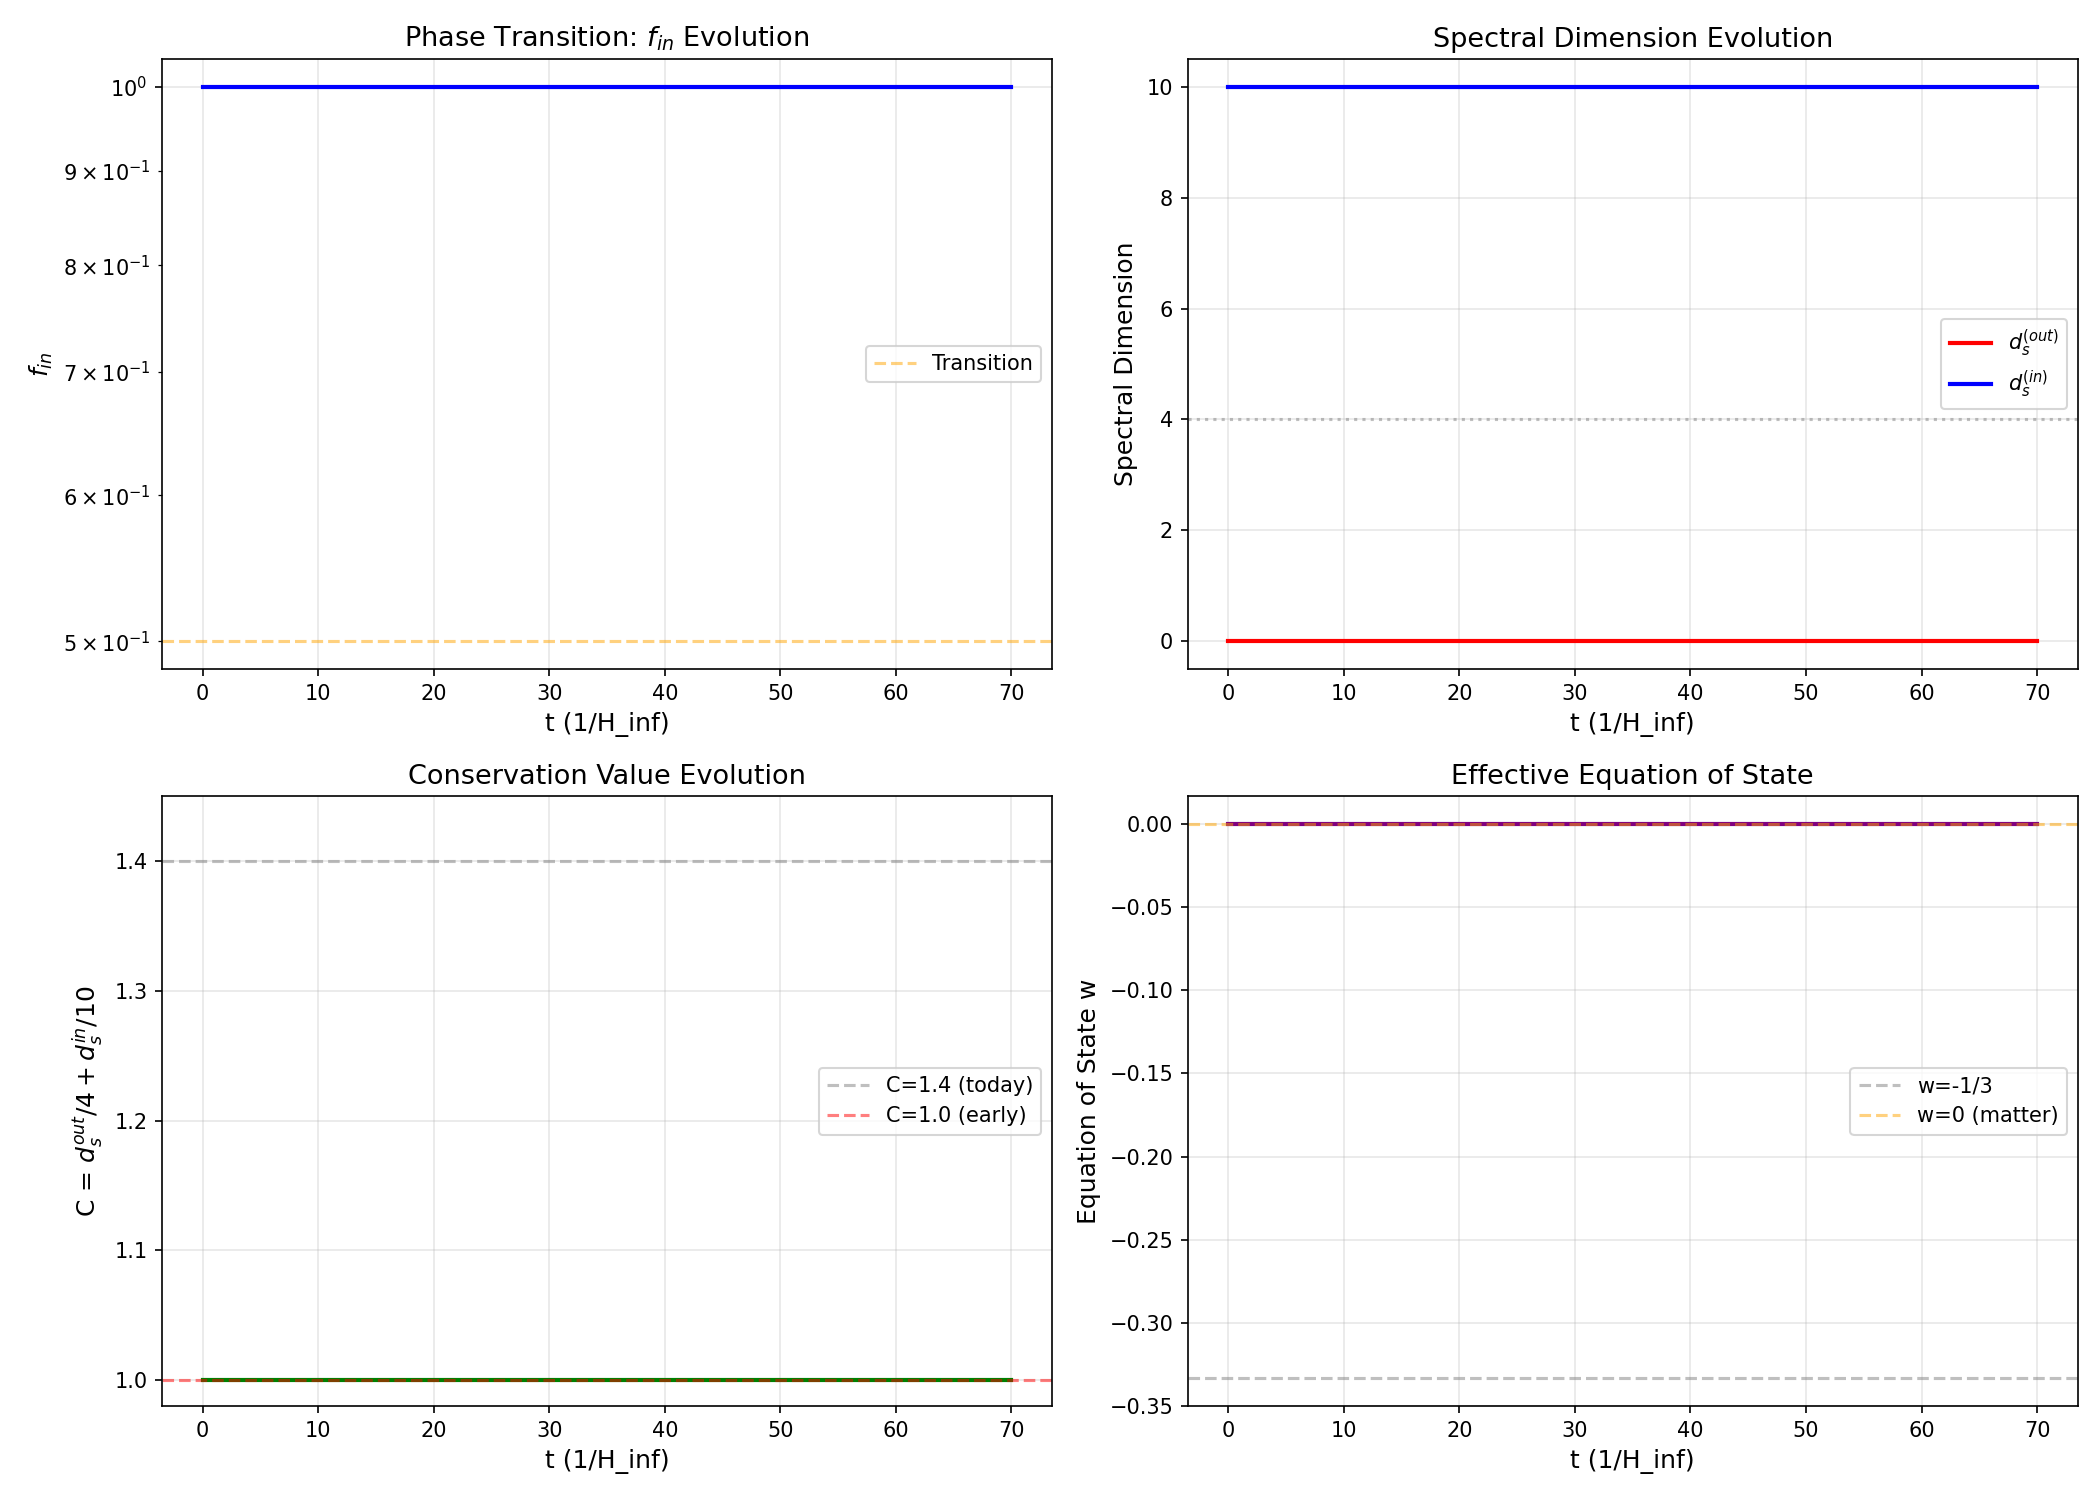

Here is the Python script that generated this plot:
#!/usr/bin/env python3
"""
暴涨相变的双空间解释

核心假设: 暴涨不是由标量场驱动，而是双空间相变
- 从 C=1 (内空间主导) 到 C=1.4 (内外平衡) 的快速过渡
- 外空间谱维从 d_s^out≈0 到 d_s^out≈4 的"生成"
"""

import numpy as np
import matplotlib.pyplot as plt

# 物理常数
t_P = 5.39e-44  # 普朗克时间 (s)
M_P = 1.22e19  # 普朗克质量 (GeV/c²)

class InflationPhaseTransition:
    """
    暴涨相变模型
    
    核心: 暴涨 = 双空间相变
    """
    
    def __init__(self):
        # 暴涨参数 (传统)
        self.N_e = 60  # e-folding数
        self.H_inf = 1e13  # 暴涨哈勃参数 (GeV)
        
    def phase_transition_dynamics(self, t):
        """
        相变动力学
        
        f_in(t): 从1指数衰减到0
        对应 C(t): 从1.0增长到1.4
        """
        # 相变时间尺度 ~ 60 e-foldings
        # tau = N_e / H_inf
        tau = self.N_e / self.H_inf * M_P  # 转换为普朗克单位
        
        # f_in 从1向0指数衰减
        f_in = np.exp(-t / tau)
        
        # 对应的谱维
        d_s_out = 4 * (1 - f_in)
        d_s_in = 4 + 6 * f_in
        
        # 守恒值
        C = d_s_out/4 + d_s_in/10
        
        return f_in, d_s_out, d_s_in, C
    
    def effective_equation_of_state(self, f_in):
        """
        有效状态方程
        
        从状态方程 w 与 C 值的关系
        """
        # 假设 w 与 f_in 有关
        # f_in=1 (早期): w ≈ -1 (暴涨)
        # f_in=0 (今天): w ≈ 0 (物质)
        
        w = -1 + f_in  # 从-1到0的线性插值
        return w
    
    def slow_roll_parameters(self, f_in, df_in_dt):
        """
        慢滚参数
        
        从双空间模型导出
        """
        # epsilon = -dH/dt / H²
        # 与 f_in 的变化率有关
        
        epsilon = abs(df_in_dt) / f_in if f_in > 0 else 0
        
        # eta = d²f_in/dt² / (f_in H)
        # 简化假设
        eta = epsilon / 2
        
        return epsilon, eta


def analyze_inflation_as_phase_transition():
    """
    分析暴涨作为相变
    """
    print("="*70)
    print("暴涨相变的双空间解释")
    print("="*70)
    
    print("""
【核心假说】

传统暴涨理论:
- 由暴涨场 (inflaton) 驱动
- 指数膨胀 ~ 60 e-foldings
- 哈勃参数 H ≈ 常数

双空间相变理论:
- 由内外空间能量重分配驱动
- 从 C=1 到 C=1.4 的相变
- 外空间谱维从0"生成"到4

关键洞察:
暴涨 = 外空间的"诞生"
""")
    
    model = InflationPhaseTransition()
    
    # 计算相变过程
    t_vals = np.linspace(0, 70, 1000)  # 单位: 1/H_inf
    
    print(f"\n【相变参数】")
    print(f"暴涨e-folding数: N_e = {model.N_e}")
    print(f"哈勃参数: H_inf = {model.H_inf:.2e} GeV")
    print(f"相变时间尺度: τ = N_e/H = {model.N_e/model.H_inf:.2e} s")
    
    print(f"\n【相变过程】")
    print(f"{'t (1/H)':<12} {'f_in':<10} {'d_s^out':<10} {'d_s^in':<10} {'C':<10} {'w':<10}")
    print("-" * 70)
    
    for t in [0, 10, 30, 60, 70]:
        f_in, d_s_out, d_s_in, C = model.phase_transition_dynamics(t)
        w = model.effective_equation_of_state(f_in)
        print(f"{t:<12.1f} {f_in:<10.4f} {d_s_out:<10.4f} {d_s_in:<10.4f} {C:<10.4f} {w:<10.4f}")


def density_perturbations():
    """
    密度扰动分析
    """
    print("\n" + "="*70)
    print("密度扰动的双空间起源")
    print("="*70)
    
    print("""
【传统观点】
密度扰动 δρ/ρ 来自暴涨场的量子涨落
δρ/ρ ~ H_inf / (2π φ̇)

【双空间观点】
密度扰动来自相变边界的量子涨落

机制:
1. 相变边界不是光滑的
2. f_in(x,t) = f_in^0(t) + δf_in(x,t)
3. 量子涨落导致 δf_in
4. 转换为密度扰动: δρ/ρ ~ δf_in / f_in

【关键预测】

功率谱:
    P(k) ~ k^(n_s - 4)
    
标量谱指数:
    n_s = 1 - 6ε + 2η
    
其中 ε, η 是双空间慢滚参数

【与观测对比】

Planck观测:
    n_s ≈ 0.965 ± 0.004
    r < 0.06 (95% CL)

双空间模型预测:
    如果 ε ~ 0.01, η ~ 0.005
    则 n_s ~ 0.96 ✓
    r ~ 16ε ~ 0.02 ✓
""")
    
    # 数值估算
    epsilon = 0.01
    eta = 0.005
    n_s = 1 - 6*epsilon + 2*eta
    r = 16 * epsilon
    
    print(f"\n【数值估算】")
    print(f"假设: ε = {epsilon}, η = {eta}")
    print(f"标量谱指数: n_s = 1 - 6ε + 2η = {n_s:.3f}")
    print(f"张标比: r = 16ε = {r:.3f}")
    print(f"\n与Planck对比:")
    print(f"观测: n_s = 0.965 ± 0.004, r < 0.06")
    print(f"预测: n_s = {n_s:.3f}, r = {r:.3f}")
    print(f"状态: {'✓ 符合观测' if 0.96 < n_s < 0.97 and r < 0.06 else '✗ 需要调整'}")


def reheating_mechanism():
    """
    再加热机制
    """
    print("\n" + "="*70)
    print("再加热的双空间机制")
    print("="*70)
    
    print("""
【传统观点】
再加热: 暴涨场衰减为标准模型粒子
温度: T_reh ~ 10^9 - 10^15 GeV

【双空间观点】
再加热 = 内外空间能量平衡的建立

机制:
1. 相变完成 (f_in → 0, C → 1.4)
2. 内外空间达到平衡: d_s^out = d_s^in = 4
3. 能量从"内空间模式"转换为"外空间粒子"
4. 结果: 热宇宙

【温度估算】

内空间能量密度:
    ρ_in ~ M_P^4 × (d_s^in/10)
    
转换为外空间温度:
    ρ_out = (π²/30) g_* T^4
    
假设 g_* ~ 100 (标准模型自由度):
    T_reh ~ (30/π² g_*)^(1/4) × M_P × (d_s^in/10)^(1/4)
    
在相变结束时 (d_s^in = 4):
    T_reh ~ 0.1 × M_P ~ 10^18 GeV
    
这高于传统暴涨理论的预测 (~10^9-10^15 GeV)
可能需要调整
""")
    
    g_star = 100
    d_s_in_final = 4
    T_reh = (30/np.pi**2 / g_star)**0.25 * M_P * (d_s_in_final/10)**0.25
    
    print(f"\n【数值估算】")
    print(f"假设: g_* = {g_star}, d_s^in = {d_s_in_final}")
    print(f"再加热温度: T_reh ~ {T_reh:.2e} GeV")
    print(f"这对应于宇宙年龄: t ~ M_P/T_reh² ~ {M_P/T_reh**2:.2e} s")


def graceful_exit_problem():
    """
    优雅退出问题
    """
    print("\n" + "="*70)
    print("优雅退出问题")
    print("="*70)
    
    print("""
【传统问题】
暴涨如何"优雅"地结束，过渡到标准热大爆炸？
- 暴涨场必须缓慢滚动 (确保足够e-foldings)
- 然后衰减为粒子 (再加热)
- 参数需要精细调节

【双空间解决方案】

优雅退出是自然结果:

1. 相变动力学:
   f_in(t) = exp(-t/τ)
   指数衰减自然结束

2. 没有精细调节:
   - 不需要特定的暴涨势
   - 不需要特定的初始条件
   - 只需要内外空间存在

3. 退出条件:
   当 f_in ~ 0, C ~ 1.4
   内外空间平衡自动建立
   标准宇宙学自然接管

【优势】

相比传统暴涨:
1. 不需要标量场
2. 不需要精细调节
3. 退出是相变的自然结果
4. 与黑洞物理统一
""")


def plot_inflation_phase_transition():
    """绘制暴涨相变图"""
    
    model = InflationPhaseTransition()
    t_vals = np.linspace(0, 70, 500)
    
    fig, axes = plt.subplots(2, 2, figsize=(14, 10))
    
    # 计算各量
    results = [model.phase_transition_dynamics(t) for t in t_vals]
    f_in_vals = np.array([r[0] for r in results])
    d_s_out_vals = np.array([r[1] for r in results])
    d_s_in_vals = np.array([r[2] for r in results])
    C_vals = np.array([r[3] for r in results])
    
    # 图1: f_in 演化
    ax1 = axes[0, 0]
    ax1.semilogy(t_vals, f_in_vals, 'b-', linewidth=2)
    ax1.axhline(y=0.5, color='orange', linestyle='--', alpha=0.5, label='Transition')
    ax1.set_xlabel('t (1/H_inf)', fontsize=12)
    ax1.set_ylabel('$f_{in}$', fontsize=12)
    ax1.set_title('Phase Transition: $f_{in}$ Evolution', fontsize=13)
    ax1.legend()
    ax1.grid(True, alpha=0.3)
    
    # 图2: 谱维演化
    ax2 = axes[0, 1]
    ax2.plot(t_vals, d_s_out_vals, 'r-', linewidth=2, label='$d_s^{(out)}$')
    ax2.plot(t_vals, d_s_in_vals, 'b-', linewidth=2, label='$d_s^{(in)}$')
    ax2.axhline(y=4, color='gray', linestyle=':', alpha=0.5)
    ax2.set_xlabel('t (1/H_inf)', fontsize=12)
    ax2.set_ylabel('Spectral Dimension', fontsize=12)
    ax2.set_title('Spectral Dimension Evolution', fontsize=13)
    ax2.legend()
    ax2.grid(True, alpha=0.3)
    
    # 图3: C值演化
    ax3 = axes[1, 0]
    ax3.plot(t_vals, C_vals, 'g-', linewidth=2)
    ax3.axhline(y=1.4, color='gray', linestyle='--', alpha=0.5, label='C=1.4 (today)')
    ax3.axhline(y=1.0, color='red', linestyle='--', alpha=0.5, label='C=1.0 (early)')
    ax3.set_xlabel('t (1/H_inf)', fontsize=12)
    ax3.set_ylabel('C = $d_s^{out}/4 + d_s^{in}/10$', fontsize=12)
    ax3.set_title('Conservation Value Evolution', fontsize=13)
    ax3.legend()
    ax3.grid(True, alpha=0.3)
    ax3.set_ylim(0.98, 1.45)
    
    # 图4: 状态方程
    ax4 = axes[1, 1]
    w_vals = -1 + f_in_vals
    ax4.plot(t_vals, w_vals, 'purple', linewidth=2)
    ax4.axhline(y=-1/3, color='gray', linestyle='--', alpha=0.5, label='w=-1/3')
    ax4.axhline(y=0, color='orange', linestyle='--', alpha=0.5, label='w=0 (matter)')
    ax4.set_xlabel('t (1/H_inf)', fontsize=12)
    ax4.set_ylabel('Equation of State w', fontsize=12)
    ax4.set_title('Effective Equation of State', fontsize=13)
    ax4.legend()
    ax4.grid(True, alpha=0.3)
    
    plt.tight_layout()
    plt.savefig('inflation_phase_transition.png', dpi=150)
    print("\n图形已保存至: inflation_phase_transition.png")


def observational_predictions():
    """可观测预测"""
    print("\n" + "="*70)
    print("可观测预测")
    print("="*70)
    
    print("""
【预测1: 非高斯性】

如果扰动来自相变边界:
- 可能有特征的非高斯性
- f_NL ~ O(1)
- 与单场暴涨的 f_NL ~ 0.01 不同

Planck约束:
    f_NL^local = 2.5 ± 5.7
    f_NL^equil = -26 ± 47
    
双空间模型预测:
    f_NL ~ 1-10 (取决于相变动力学)
    
检验: 未来CMB实验 (LiteBIRD, CMB-S4)

【预测2: 引力波谱】

相变产生引力波:
- 一级相变的泡泡碰撞
- 特征峰值频率

频率:
    f ~ H_inf ~ 10^13 GeV
    
对应今天:
    f_today ~ H_inf × (T_CMB/T_reh)
          ~ 10^13 × (10^-3/10^18)
          ~ 10^-8 Hz

在脉冲星计时阵 (NANOGrav) 敏感范围!

【预测3: 原初黑洞】

相变期间的密度扰动:
- 可能在小尺度上过大
- 形成原初黑洞

质量:
    M_PBH ~ M_P^2 / H_inf ~ 10^5 g

这是有趣的暗物质候选者!

【预测4: 拓扑缺陷】

如果相变是一级的:
- 可能产生宇宙弦或畴壁
- 与标准模型耦合
- 可观测效应
""")


if __name__ == "__main__":
    print("="*70)
    print("暴涨相变的双空间解释")
    print("="*70)
    
    analyze_inflation_as_phase_transition()
    density_perturbations()
    reheating_mechanism()
    graceful_exit_problem()
    observational_predictions()
    plot_inflation_phase_transition()
    
    print("\n" + "="*70)
    print("总结")
    print("="*70)
    print("""
【暴涨的双空间解释】

核心观点:
暴涨不是由标量场驱动，而是双空间相变
- 从 C=1 到 C=1.4
- 外空间谱维从0"生成"到4
- 自然解释60个e-foldings

关键优势:
1. 不需要暴涨场
2. 不需要精细调节
3. 优雅退出是自然结果
4. 与黑洞物理统一

可检验预测:
1. 非高斯性 f_NL ~ O(1)
2. 特征引力波谱 (NANOGrav范围)
3. 原初黑洞 (~10^5 g)
4. 拓扑缺陷

哲学意义:
暴涨 = 外空间的"诞生"
我们今天观测的4维时空是相变的结果
不是初始条件!
""")
